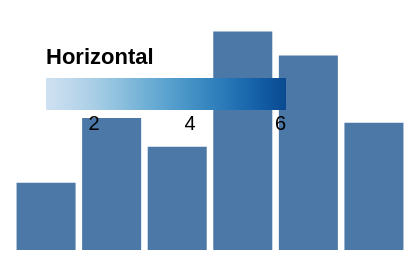

The Vega-Lite source for this figure:
### Vega specification from a JSON file in a GitHub repository (floating-point values rounded to 4 significant figures)
{"width": 200, "height": 120, "padding": 5, "data": [{"name": "t", "values": [{"a": "Alpha", "b": 28, "c": "x", "d": 1}, {"a": "Bravo", "b": 55, "c": "y", "d": 2}, {"a": "Charlie", "b": 43, "c": "x", "d": 3}, {"a": "Delta", "b": 91, "c": "z", "d": 4}, {"a": "Echo", "b": 81, "c": "y", "d": 5}, {"a": "Foxtrot", "b": 53, "c": "z", "d": 6}]}], "scales": [{"name": "x", "type": "band", "domain": {"data": "t", "field": "a"}, "range": "width", "padding": 0.1}, {"name": "y", "type": "linear", "domain": {"data": "t", "field": "b"}, "range": "height", "nice": true}, {"name": "color", "type": "ordinal", "domain": {"data": "t", "field": "c"}, "range": {"scheme": "category10"}}, {"name": "ramp", "type": "linear", "domain": {"data": "t", "field": "d"}, "range": {"scheme": "blues"}}, {"name": "size", "type": "linear", "domain": {"data": "t", "field": "b"}, "range": [10, 200]}, {"name": "shape", "type": "ordinal", "domain": {"data": "t", "field": "c"}, "range": "symbol"}, {"name": "quant", "type": "quantize", "domain": [0, 100], "range": {"scheme": "greens", "count": 4}}], "marks": [{"type": "rect", "from": {"data": "t"}, "encode": {"enter": {"x": {"scale": "x", "field": "a"}, "width": {"scale": "x", "band": 1}, "y": {"scale": "y", "field": "b"}, "y2": {"scale": "y", "value": 0}}}}], "legends": [{"fill": "ramp", "type": "gradient", "title": "Horizontal", "direction": "horizontal", "gradientLength": 120, "orient": "top-left"}]}
